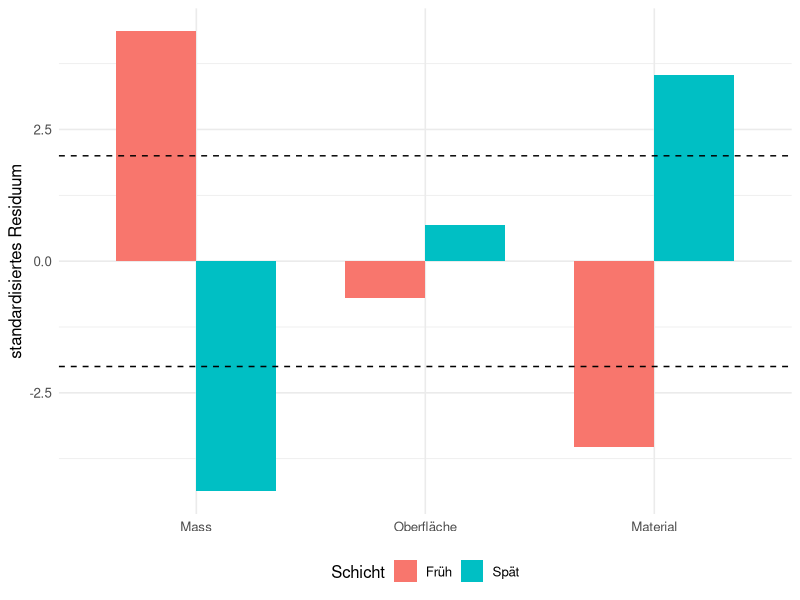

The R script that drew this image:
## ---- chunk 1
#| label: setup-r
#| include: false
library(ggplot2)

theme_set(theme_minimal(base_size = 12))
set.seed(42)
## ---- chunk 2
#| label: normierung-r
# zehn Faelle Abweichung, einmal bei kleiner, einmal bei grosser Erwartung
data.frame(
  erwartet   = c(20, 1000),
  beobachtet = c(30, 1010),
  beitrag    = round((c(30, 1010) - c(20, 1000))^2 / c(20, 1000), 3)
)
## ---- chunk 3
#| label: anpassung-r
beobachtet <- c(38, 52, 60, 50)
anteile    <- c(0.20, 0.25, 0.30, 0.25)

test <- chisq.test(beobachtet, p = anteile)
test$expected      # so viele waeren zu erwarten
test
## ---- chunk 4
#| label: unabhaengigkeit-r
tab <- matrix(c(30, 20, 10,
                15, 35, 40), nrow = 2, byrow = TRUE,
              dimnames = list(schicht = c("Früh", "Spät"),
                              fehler  = c("Mass", "Oberfläche", "Material")))
tab

u <- chisq.test(tab)
round(u$expected, 1)     # unter Unabhaengigkeit erwartet
u
## ---- chunk 5
#| label: residuen-r
round(u$stdres, 2)
## ---- chunk 6
#| label: fig-residuen-chi-r
#| fig-cap: "Standardisierte Residuen. Massfehler treten in der Frühschicht deutlich häufiger auf als erwartet, Materialfehler in der Spätschicht."
#| fig-height: 3.2
lang <- as.data.frame(as.table(u$stdres))
names(lang) <- c("schicht", "fehler", "residuum")

ggplot(lang, aes(fehler, residuum, fill = schicht)) +
  geom_col(position = "dodge", width = 0.7) +
  geom_hline(yintercept = c(-2, 2), linetype = "dashed") +
  labs(x = NULL, y = "standardisiertes Residuum", fill = "Schicht") +
  theme(legend.position = "bottom")
## ---- chunk 7
#| label: warnung-r
#| warning: true
klein <- matrix(c(2, 8, 9, 3), nrow = 2)
chisq.test(klein)
## ---- chunk 8
#| label: exakt-r
fisher.test(klein)
